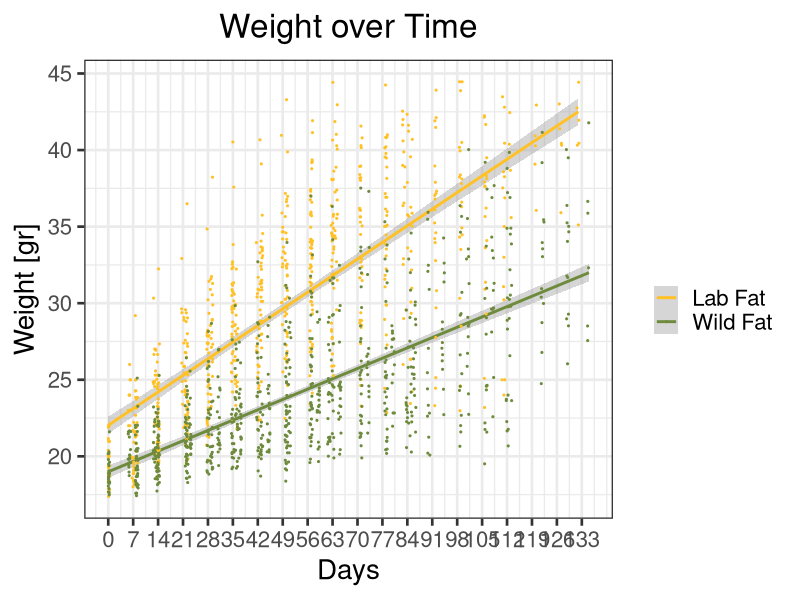

This chart was generated by the following R code:
## ---- chunk 1
knitr::opts_chunk$set(echo = TRUE)


library(ggplot2)
library(gdata)
library(rlist)
library(ggpubr)
library(gridBase)
library(gridExtra)
library(dplyr)
#installation of ggpubr, according to websitehttp://www.sthda.com/english/articles/24-ggpubr-publication-ready-plots/81-ggplot2-easy-way-to-mix-multiple-graphs-on-the-same-page/

cd <- read.csv("AllExp.csv")


#Change Date to custome date of R programm, no need now, format is already fine
cd$Date <- as.Date(cd$Date, "%m/%d/%y")

#for calculating days after starting the exp
for (sex in unique(cd$Gender)){

  for (Days in unique(cd$Experiment)) {
  
    for (Days2 in unique(cd$Microbiome)) {
    
    lowdate <- min(cd$Date[cd$Experiment == Days & cd$Microbiome == Days2 & cd$Gender == sex])
  
    cd$Days[cd$Experiment == Days & cd$Microbiome == Days2& cd$Gender == sex] <- cd$Date[cd$Experiment == Days & cd$Microbiome == Days2 & cd$Gender == sex] - lowdate
    }
  }
}


cd$Week <- round(cd$Days/7)

minval <- min(cd$Weight[cd$Gender == "Female"], na.rm = TRUE)
maxval <- max(cd$Weight[cd$Gender == "Female"], na.rm = TRUE)

minvalmales <- min(cd$Weight[cd$Gender == "Male"], na.rm = TRUE)
maxvalmales <- max(cd$Weight[cd$Gender == "Male"], na.rm = TRUE)

maxdays <- max(cd$Days[cd$Gender == "Female"], na.rm = TRUE)
maxdaysmales <- max(cd$Days[cd$Gender == "Male"], na.rm = TRUE)
mindays <- min(cd$Days, na.rm = TRUE)
sex <- "Female"
sex2 <- "Male"

#Graph with all Exp together, take out the sex loop, since we redo this for males separately
#for (sex in unique(cd$Gender)){
    
LChow <- subset(cd, cd$Microbiome == "Lab" & cd$Food == "Chow" & cd$Gender == sex)
LFat <- subset(cd, cd$Microbiome == "Lab" & cd$Food == "Fat"  & cd$Gender == sex)
WildChow <- subset(cd, cd$Microbiome == "Wild" & cd$Food == "Chow" & cd$Gender == sex)
WildFat <- subset(cd, cd$Microbiome == "Wild" & cd$Food == "Fat" & cd$Gender == sex)

plotAllExp <- ggplot() +
  geom_smooth(data = LChow, aes(x = LChow$Days, y = LChow$Weight, color = "Lab Chow")) +
  geom_smooth(data = LFat, aes(x = LFat$Days, y = LFat$Weight, color = "Lab Fat")) +
  geom_smooth(data = WildChow, aes(x = WildChow$Days, y = WildChow$Weight, color = "Wild Chow")) +
  geom_smooth(data = WildFat, aes(x = WildFat$Days, y = WildFat$Weight, color = "Wild Fat")) +
   geom_jitter(data = LFat, aes(x = LFat$Days, y = LFat$Weight, color = "Lab Fat"), size = 0.2) +
  geom_jitter(data = WildFat, aes(x = WildFat$Days, y = WildFat$Weight, color = "Wild Fat"), size = 0.2) +
  ylim(c(1.15 * minval, 0.85 * maxval)) +
  scale_x_continuous(breaks=seq(0,maxdays, 7), limits = c(mindays, maxdays)) +
 # xlim(c(mindays, maxdays)) +
  xlab("Days") +
  ylab("Weight [gr]") +
  scale_colour_manual("", values = c("darkturquoise","goldenrod1", "blue3", "darkolivegreen4"), breaks = c("Lab Chow", "Lab Fat", "Wild Chow", "Wild Fat")) +
  theme_set(theme_bw(base_size = 20) ) +
    theme(plot.title = element_text(hjust = 0.5)) +
      ggtitle("Weight over Time")


plotAllFat <- ggplot() +
  geom_smooth(data = LFat, aes(x = LFat$Days, y = LFat$Weight, color = "Lab Fat"), method =  lm) +
  geom_smooth(data = WildFat, aes(x = WildFat$Days, y = WildFat$Weight, color = "Wild Fat"), method = lm) +
   geom_jitter(data = LFat, aes(x = LFat$Days, y = LFat$Weight, color = "Lab Fat"), size = 0.4) +
  geom_jitter(data = WildFat, aes(x = WildFat$Days, y = WildFat$Weight, color = "Wild Fat"), size = 0.4) +
  ylim(c(1.15 * minval, 0.85 * maxval)) +
  scale_x_continuous(breaks=seq(0,maxdays, 7), limits = c(mindays, maxdays)) +
 # xlim(c(mindays, maxdays)) +
  xlab("Days") +
  ylab("Weight [gr]") +
  scale_colour_manual("", values = c("goldenrod1", "darkolivegreen4" ), breaks = c("Lab Fat", "Wild Fat" )) +
  theme_set(theme_bw(base_size = 20) ) +
    theme(plot.title = element_text(hjust = 0.5)) +
      ggtitle("Weight over Time")
print(plotAllFat)

LChow1 <- subset(cd, cd$Microbiome == "Lab" & cd$Food == "Chow" & cd$Gender == sex & cd$Experiment == 1)
LFat1 <- subset(cd, cd$Microbiome == "Lab" & cd$Food == "Fat"  & cd$Gender == sex & cd$Experiment == 1)
WildChow1 <- subset(cd, cd$Microbiome == "Wild" & cd$Food == "Chow" & cd$Gender == sex & cd$Experiment == 1)
WildFat1 <- subset(cd, cd$Microbiome == "Wild" & cd$Food == "Fat" & cd$Gender == sex & cd$Experiment == 1)

plotExp1 <- ggplot() +
  geom_smooth(data = LChow1, aes(x = LChow1$Days, y = LChow1$Weight, color = "Lab Chow")) +
  geom_smooth(data = LFat1, aes(x = LFat1$Days, y = LFat1$Weight, color = "Lab Fat")) +
  geom_smooth(data = WildChow1, aes(x = WildChow1$Days, y = WildChow1$Weight, color = "Wild Chow")) +
  geom_smooth(data = WildFat1, aes(x = WildFat1$Days, y = WildFat1$Weight, color = "Wild Fat")) +
  ylim(c(1.15 * minval, 0.85 * maxval)) +
  scale_x_continuous(breaks=seq(0,maxdays, 7), limits = c(mindays, maxdays)) +
 # xlim(c(mindays, maxdays)) +
  xlab("Days") +
  ylab("Weight (gr)") +
  scale_colour_manual("", values = c("darkturquoise","goldenrod1", "blue3", "darkolivegreen4"), breaks = c("Lab Chow", "Lab Fat", "Wild Chow", "Wild Fat")) +
  ggtitle( paste("Experiment 1", as.character(sex) )) +
  theme_bw() +
  theme(legend.position="none")

AllFat <- subset(cd, cd$Food == "Fat"  & cd$Gender == sex)

#loop through different days, and calculate the mean for every day
for (Woche in unique(AllFat$Week)  ) {
 x<- t.test(cd$Weight[cd$Microbiome == "Lab" & cd$Week == Woche], cd$Weight[cd$Microbiome == "Wild" & cd$Week == Woche])
print(x)
}
